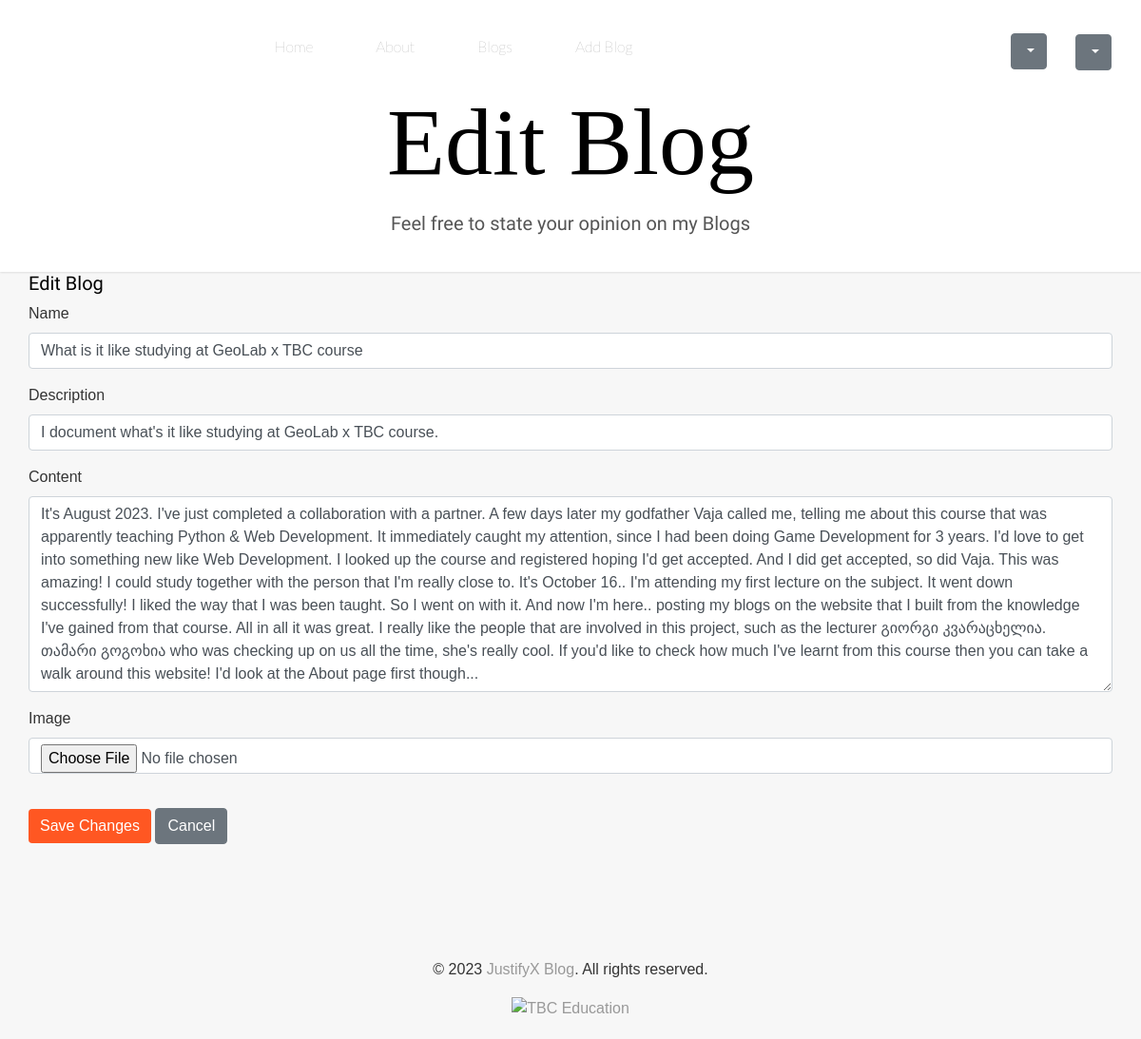
The page /edit_blog/2 (signed in) on the database its author committed.
### models.py (models this page shows, shortened)
class Blog(db.Model):
    __tablename__ = "blog"
    id = db.Column(db.Integer, primary_key=True)
    name = db.Column(db.String(255), nullable=False)
    description = db.Column(db.Text, nullable=True)
    content = db.Column(db.Text, nullable=False)
    post_date = db.Column(db.DateTime, nullable=False, default=db.func.current_timestamp())
    img = db.Column(db.String(255), nullable=False)

### routes.py (the view, shortened to what this page needs)
@app.route('/edit_blog/<int:blog_id>', methods=['GET', 'POST'])
@login_required
def edit_blog(blog_id):
    blog = Blog.query.get_or_404(blog_id)
    if current_user.username != 'JustifyX':
        flash('You are not authorized to edit this blog.', 'danger')
        return redirect(url_for('blog_list'))
    form = EditBlogForm(obj=blog)
    return render_template('edit_blog.html', form=form)

### forms.py
class EditBlogForm(FlaskForm):
    name = StringField('Name', validators=[DataRequired()])
    description = StringField('Description', validators=[DataRequired()])
    content = TextAreaField('Content', validators=[DataRequired()])
    image = FileField('Image', validators=[FileAllowed(['jpg', 'png'])])
    submit = SubmitField('Save Changes')

class SearchForm(FlaskForm):
    search = StringField("Search", render_kw={"placeholder": "Search..."}, id="search-input")
    submit = SubmitField("Go")

### routes.py (called while the page is built)
@app.context_processor
def inject_search_form():
    search_form = SearchForm()
    return dict(search_form=search_form)

@login_manager.user_loader
def load_user(user_id):
    return User.query.get(int(user_id))

### templates/edit_blog.html (shortened to what this page needs)
{% extends 'base.html' %}
{% block page_title %}Edit Blog{% endblock %}
{% block content %}
<div class="container">
    <h2>Edit Blog</h2>
    <form method="post" enctype="multipart/form-data">
        <div class="form-group">
            {{ form.name.label(class="form-label") }}
            {{ form.name(class="form-control") }}
        </div>
        <div class="form-group">
            {{ form.description.label(class="form-label") }}
            {{ form.description(class="form-control") }}
        </div>
        <div class="form-group">
            {{ form.content.label(class="form-label") }}
            {{ form.content(class="form-control", rows=8) }}
        </div>
        <div class="form-group">
            {{ form.image.label(class="form-label") }}
            {{ form.image(class="form-control") }}
        </div>
        <button type="submit" class="btn btn-primary">Save Changes</button>
        <a href="{{ url_for('blog_list') }}" class="btn btn-secondary">Cancel</a>
    </form>
</div>
{% endblock %}

### static/style.css (style rules this page uses)
body { font-family: Montserrat, sans-serif; margin: 0; padding: 0; background-color: #f7f7f7; color: #333; }
.container { max-width: 1200px; margin: 0 auto; }
.btn-primary { background-color: #ff5722; border: none; color: #fff; }
.btn { margin-top: 20px; }
h1, h2, h3, h4, h5, h6 { font-family: Raleway; font-weight: 400 !important; letter-spacing: 0; color: black; }
h2 { font-size: 20px }
a { text-decoration: none; color: #999; -webkit-transition: color .2s linear; -moz-transition: color .2s linear; -ms-transition: color .2s linear; -o-transition: color .2s linear; transition: color .2s linear; }

### rows shown on the page
Blog: name "What is it like studying at GeoLab x TBC course", description "I document what's it like studying at GeoLab x TBC course.", content "It's August 2023. I've just completed a collaboration with a partner. A few days later my godfather Vaja called me, telling me about this course that was apparently teaching Python & Web Development. It immediately caught my attention, since I had been doing Game Development for 3 years. I'd love to get into something new like Web Development. I looked up the course and registered hoping I'd get accepted. And I did get accepted, so did Vaja. This was amazing! I could study together with the person that I'm really close to. It's October 16.. I'm attending my first lecture on the subject. It went down successfully! I liked the way that I was been taught. So I went on with it. And now I'm…"
